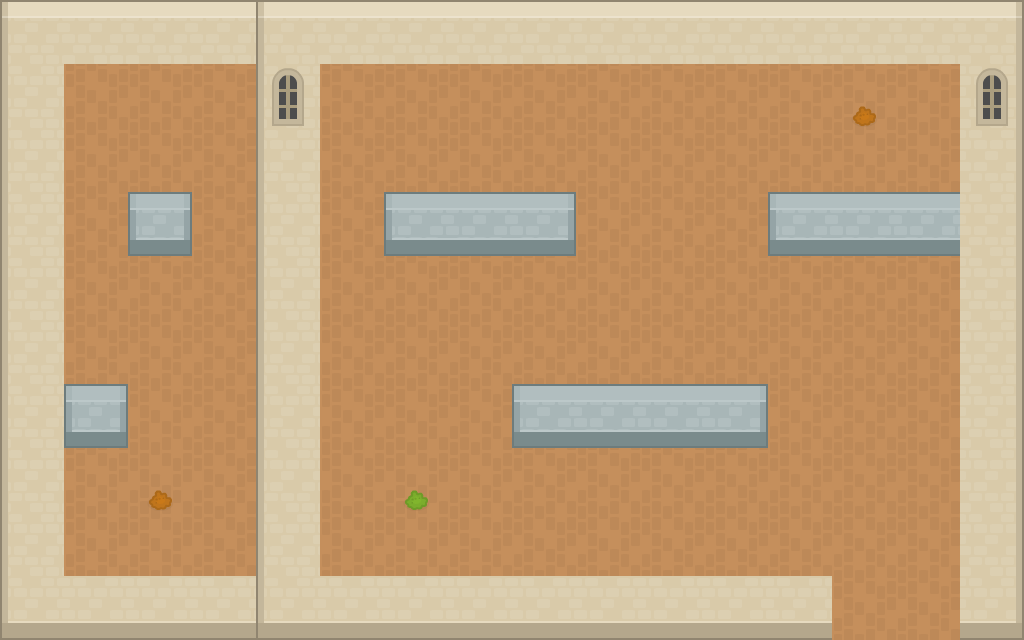

The image is a tile-based game level rendered from a .tmx file. Its description and complete source (layers, tilesets, objects, tile grids) follow:
An orthogonal 16x10 tile map with 64x64 px tiles, 5 tile layers (Background, Walls, Objects, FakeWall, ...) and 12 objects (7x Item, 3x Door, 2x spikes).

<map version="1.0" orientation="orthogonal" renderorder="right-down" width="16" height="10" tilewidth="64" tileheight="64" nextobjectid="28">
 <tileset firstgid="1" name="tileset" tilewidth="64" tileheight="64" tilecount="260" columns="20">
  <image source="tileset.png" width="1280" height="832" />
 </tileset>
 <layer name="Background" width="16" height="10">
  <data encoding="csv">
0,0,0,0,0,0,0,0,0,0,0,0,0,0,0,0,
0,146,146,146,0,146,146,146,146,146,146,146,146,146,146,0,
0,146,146,146,0,146,146,146,146,146,146,146,146,146,146,0,
0,146,146,146,0,146,0,0,0,146,146,146,146,146,146,0,
0,146,146,146,0,146,146,146,146,146,146,146,146,146,146,0,
0,146,146,146,0,146,146,146,146,146,146,146,146,146,146,0,
0,146,146,146,0,146,146,146,146,146,146,146,146,146,146,0,
0,146,146,146,146,146,146,146,146,146,146,146,146,146,146,0,
0,146,146,146,146,146,146,146,146,146,146,146,146,146,146,0,
0,146,146,146,146,0,0,0,0,0,0,0,0,146,146,0
</data>
 </layer>
 <layer name="Walls" width="16" height="10">
  <data encoding="csv">
85,86,86,86,85,86,86,86,86,86,86,86,86,86,86,87,
65,0,0,0,0,0,0,0,0,0,0,0,0,0,0,67,
65,0,0,0,65,0,0,0,0,0,0,0,0,0,0,67,
65,0,92,0,65,0,91,90,93,0,0,0,91,90,90,67,
65,0,0,0,65,0,0,0,0,0,0,0,0,0,0,67,
65,0,0,0,65,0,0,0,0,0,0,0,0,0,0,67,
65,92,0,0,65,0,0,0,91,90,90,93,0,0,0,67,
65,0,0,0,65,0,0,0,0,0,0,0,0,0,0,67,
65,0,0,0,65,0,0,0,0,0,0,0,0,0,0,67,
62,61,61,61,62,61,61,61,61,61,61,61,61,0,0,64
</data>
 </layer>
 <layer name="Objects" width="16" height="10">
  <data encoding="csv">
0,0,0,0,0,0,0,0,0,0,0,0,0,0,0,0,
0,0,0,0,0,0,0,0,0,0,0,0,0,0,0,0,
0,0,146,0,0,0,146,146,146,0,0,0,0,0,0,0,
0,0,0,0,0,0,0,0,0,0,0,0,0,0,0,0,
0,0,0,0,0,0,0,0,0,0,0,0,0,0,0,0,
0,0,0,0,0,0,0,0,0,0,146,0,0,0,0,0,
0,0,0,0,0,0,0,0,0,0,0,0,0,0,0,0,
0,0,0,0,0,0,0,0,0,0,0,0,0,0,0,0,
0,0,0,0,0,0,0,0,146,146,146,0,0,0,0,0,
0,0,0,0,0,0,0,0,0,0,0,0,0,0,0,0
</data>
 </layer>
 <layer name="FakeWall" width="16" height="10">
  <data encoding="csv">
0,0,0,0,0,0,0,0,0,0,0,0,0,0,0,0,
0,0,0,0,65,0,0,0,0,0,0,0,0,0,0,0,
0,0,0,0,0,0,0,0,0,0,0,0,0,0,0,0,
0,0,0,0,0,0,0,0,0,0,0,0,0,0,0,0,
0,0,0,0,0,0,0,0,0,0,0,0,0,0,0,0,
0,0,0,0,0,0,0,0,0,0,0,0,0,0,0,0,
0,0,0,0,0,0,0,0,0,0,0,0,0,0,0,0,
0,0,0,0,0,0,0,0,0,0,0,0,0,0,0,0,
0,0,0,0,0,0,0,0,0,0,0,0,0,0,0,0,
0,0,0,0,0,0,0,0,0,0,0,0,0,0,0,0
</data>
 </layer>
 <layer name="Details" width="16" height="10">
  <data encoding="csv">
0,0,0,0,0,0,0,0,0,0,0,0,0,0,0,0,
0,0,0,0,212,0,0,0,0,0,0,0,0,184,0,212,
0,0,0,0,0,0,0,0,0,0,0,0,0,0,0,0,
0,0,0,0,0,0,0,0,0,0,0,0,0,0,0,0,
0,0,0,0,0,0,0,0,0,0,0,0,0,0,0,0,
0,0,0,0,0,0,0,0,0,0,0,0,0,0,0,0,
0,0,0,0,0,0,0,0,0,0,0,0,0,0,0,0,
0,0,184,0,0,0,182,0,0,0,0,0,0,0,0,0,
0,0,0,0,0,0,0,0,0,0,0,0,0,0,0,0,
0,0,0,0,0,0,0,0,0,0,0,0,0,0,0,0
</data>
 </layer>
 <objectgroup name="Items">
  <properties>
   <property name="type" value="item" />
  </properties>
  <object id="2" name="Item" x="512" y="128">
   <properties>
    <property name="id" value="4" />
   </properties>
  </object>
  <object id="3" name="Item" x="384" y="128">
   <properties>
    <property name="id" value="5" />
   </properties>
  </object>
  <object id="4" name="Item" x="640" y="320">
   <properties>
    <property name="id" value="3" />
   </properties>
  </object>
  <object id="5" name="Item" x="768" y="512">
   <properties>
    <property name="id" value="1" />
   </properties>
  </object>
  <object id="6" name="Item" x="640" y="512">
   <properties>
    <property name="id" value="2" />
   </properties>
  </object>
  <object id="7" name="Item" x="64" y="320">
   <properties>
    <property name="id" value="7" />
   </properties>
  </object>
  <object id="27" name="Item" x="288" y="64">
   <properties>
    <property name="id" value="6" />
   </properties>
  </object>
 </objectgroup>
 <objectgroup name="Spikes">
  <properties>
   <property name="id" value="1" />
  </properties>
 </objectgroup>
 <objectgroup name="Doors">
  <object id="17" name="Door" x="128" y="512">
   <properties>
    <property name="id" value="3" />
   </properties>
  </object>
  <object id="18" name="spikes" x="832" y="576" />
  <object id="23" name="spikes" x="896" y="576" />
  <object id="24" name="Door" x="384" y="512">
   <properties>
    <property name="id" value="1" />
   </properties>
  </object>
  <object id="25" name="Door" x="832" y="128">
   <properties>
    <property name="id" value="2" />
   </properties>
  </object>
 </objectgroup>
</map>